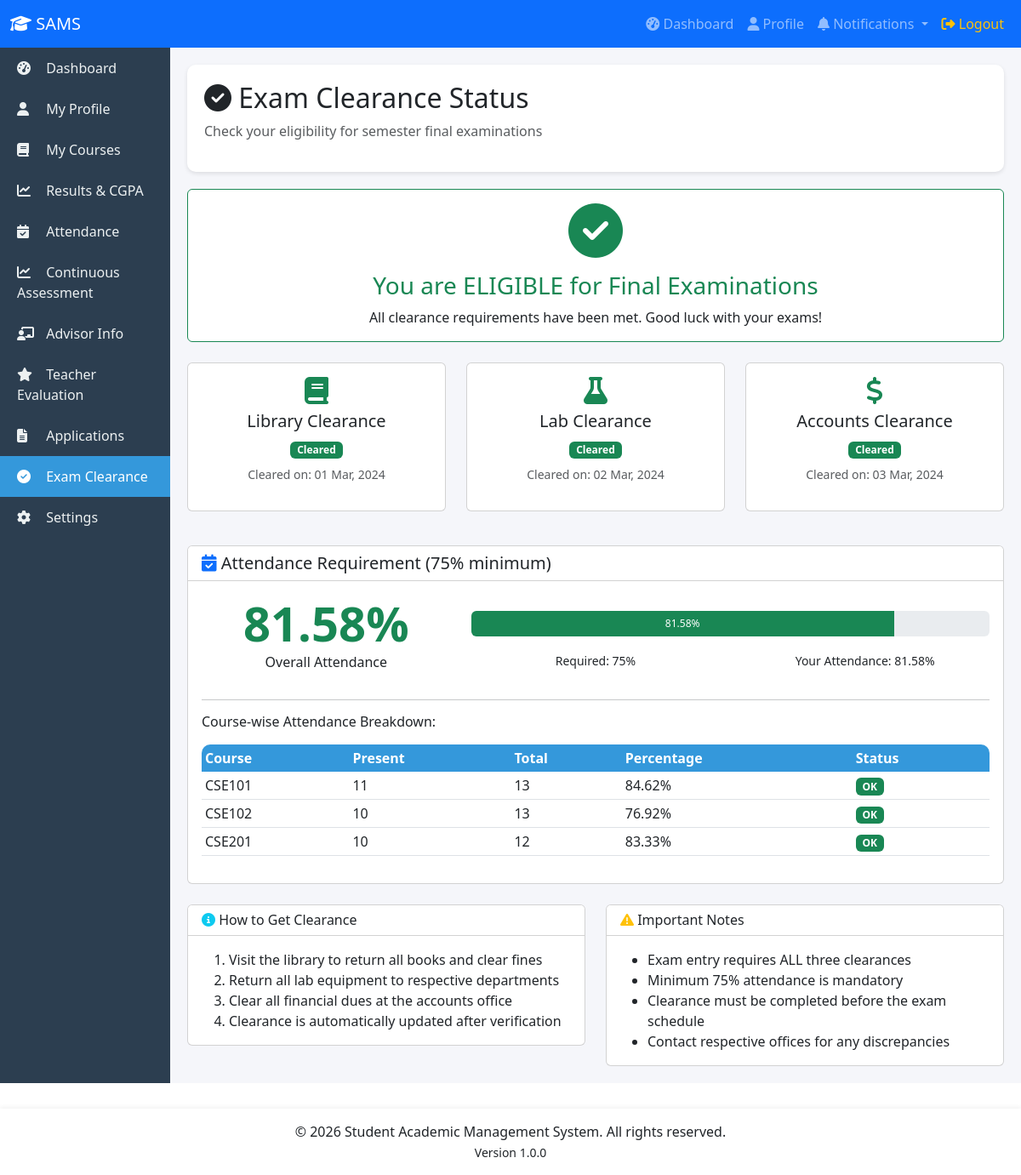
Screenshot of /student/clearance.php (signed in) with the database file from the repository.
### tables this page shows
CREATE TABLE exam_clearance (
    clearance_id INT AUTO_INCREMENT PRIMARY KEY,
    student_id INT NOT NULL,
    semester_id INT NOT NULL,
    library_clearance BOOLEAN DEFAULT FALSE,
    library_clearance_date DATE,
    lab_clearance BOOLEAN DEFAULT FALSE,
    lab_clearance_date DATE,
    accounts_clearance BOOLEAN DEFAULT FALSE,
    accounts_clearance_date DATE,
    status ENUM('cleared', 'not cleared') GENERATED ALWAYS AS (
        CASE 
            WHEN library_clearance = TRUE 
             AND lab_clearance = TRUE 
             AND accounts_clearance = TRUE 
            THEN 'cleared'
            ELSE 'not cleared'
        END
    ) STORED,
    created_at TIMESTAMP DEFAULT CURRENT_TIMESTAMP,
    updated_at TIMESTAMP DEFAULT CURRENT_TIMESTAMP ON UPDATE CURRENT_TIMESTAMP,
    UNIQUE KEY unique_clearance (student_id, semester_id),
    FOREIGN KEY (student_id) REFERENCES student(student_id) ON DELETE CASCADE ON UPDATE CASCADE,
    FOREIGN KEY (semester_id) REFERENCES semester(semester_id) ON DELETE CASCADE ON UPDATE CASCADE,
    INDEX idx_clearance_student (student_id)
);

### config/database.php (called while the page is built, shortened)
<?php
class Database {
    private static $instance = null;
    private $pdo;
    private function __construct() {
        try {
            $this->pdo = new PDO(
                "mysql:host=" . DB_HOST . ";dbname=" . DB_NAME . ";charset=utf8mb4",
                DB_USER,
                DB_PASS,
                [
                    PDO::ATTR_ERRMODE => PDO::ERRMODE_EXCEPTION,
                    PDO::ATTR_DEFAULT_FETCH_MODE => PDO::FETCH_ASSOC,
                    PDO::ATTR_EMULATE_PREPARES => false
                ]
            );
        } catch(PDOException $e) {
            die("Database Connection Failed: " . $e->getMessage());
        }
    }
    public static function getInstance() {
        if (self::$instance === null) {
            self::$instance = new Database();
        }
        return self::$instance;
    }
    public function getConnection() {
        return $this->pdo;
    }
}
function dbQuery($sql, $params = []) {
    $db = Database::getInstance()->getConnection();
    $stmt = $db->prepare($sql);
    $stmt->execute($params);
    return $stmt;
}
function dbGetRow($sql, $params = []) {
    $stmt = dbQuery($sql, $params);
    return $stmt->fetch();
}
function dbGetAll($sql, $params = []) {
    $stmt = dbQuery($sql, $params);
    return $stmt->fetchAll();
}
?>

### includes/functions.php (called while the page is built, shortened)
<?php
function formatDate($date, $format = DATE_FORMAT) {
    return ($date && $date != '0000-00-00') ? date($format, strtotime($date)) : 'N/A';
}
function getCurrentSemester() {
    return dbGetRow("SELECT semester_id, name, year FROM semester WHERE is_current = 1 LIMIT 1");
}
?>

### student/clearance.php (the view, shortened to what this page needs)
<?php
$student_id = $_SESSION['user_id'];
$current_semester = getCurrentSemester();
$current_semester_id = $current_semester ? $current_semester['semester_id'] : null;
$clearance = null;
if ($current_semester_id) {
    $clearance = dbGetRow("
        SELECT * FROM exam_clearance
        WHERE student_id = ? AND semester_id = ?
    ", [$student_id, $current_semester_id]);
}
$attendance_summary = [];
if ($current_semester_id) {
    $attendance_summary = dbGetAll("
        SELECT
            c.course_code,
            c.course_title,
            COUNT(a.attendance_id) as total_classes,
            COUNT(CASE WHEN a.status = 'present' THEN 1 END) as present_classes,
            ROUND(100.0 * COUNT(CASE WHEN a.status = 'present' THEN 1 END) / COUNT(*), 2) as percentage
        FROM attendance a
        JOIN course c ON a.course_id = c.course_id
        WHERE a.student_id = ? AND a.semester_id = ?
        GROUP BY a.course_id
    ", [$student_id, $current_semester_id]);
}
$total_classes = 0;
$present_classes = 0;
foreach ($attendance_summary as $att) {
    $total_classes += $att['total_classes'];
    $present_classes += $att['present_classes'];
}
$overall_attendance = $total_classes > 0 ? round(($present_classes / $total_classes) * 100, 2) : 100;
$attendance_eligible = $overall_attendance >= 75;
$clearance_eligible = $clearance && $clearance['library_clearance'] && $clearance['lab_clearance'] && $clearance['accounts_clearance'];
$exam_eligible = $attendance_eligible && $clearance_eligible;
?>
<?php include '../includes/header.php'; ?>
<div class="page-header">
    <h2><i class="fas fa-check-circle"></i> Exam Clearance Status</h2>
    <p class="text-muted">Check your eligibility for semester final examinations</p>
</div>
<div class="row mb-4">
    <div class="col-md-12">
        <div class="card text-center <?php echo $exam_eligible ? 'border-success' : 'border-danger'; ?>">
            <div class="card-body">
                <?php if ($exam_eligible): ?>
                    <i class="fas fa-check-circle fa-4x text-success mb-3"></i>
                    <h3 class="text-success">You are ELIGIBLE for Final Examinations</h3>
                    <p class="mb-0">All clearance requirements have been met. Good luck with your exams!</p>
                <?php else: ?>
                    <i class="fas fa-times-circle fa-4x text-danger mb-3"></i>
                    <h3 class="text-danger">NOT ELIGIBLE for Final Examinations</h3>
                    <p class="mb-0">Please complete the pending requirements below.</p>
                <?php endif; ?>
            </div>
        </div>
    </div>
</div>
<div class="row mb-4">
    <div class="col-md-4 mb-3">
        <div class="card h-100">
            <div class="card-body text-center">
                <i class="fas fa-book fa-2x <?php echo ($clearance && $clearance['library_clearance']) ? 'text-success' : 'text-danger'; ?> mb-2"></i>
                <h5>Library Clearance</h5>
                <?php if ($clearance && $clearance['library_clearance']): ?>
                    <span class="badge bg-success">Cleared</span>
                    <p class="small text-muted mt-2">Cleared on: <?php echo formatDate($clearance['library_clearance_date']); ?></p>
                <?php else: ?>
                    <span class="badge bg-danger">Pending</span>
                    <p class="small text-muted mt-2">Return all library books and clear dues</p>
                <?php endif; ?>
            </div>
        </div>
    </div>
    <div class="col-md-4 mb-3">
        <div class="card h-100">
            <div class="card-body text-center">
                <i class="fas fa-flask fa-2x <?php echo ($clearance && $clearance['lab_clearance']) ? 'text-success' : 'text-danger'; ?> mb-2"></i>
                <h5>Lab Clearance</h5>
                <?php if ($clearance && $clearance['lab_clearance']): ?>
                    <span class="badge bg-success">Cleared</span>
                    <p class="small text-muted mt-2">Cleared on: <?php echo formatDate($clearance['lab_clearance_date']); ?></p>
                <?php else: ?>
                    <span class="badge bg-danger">Pending</span>
                    <p class="small text-muted mt-2">Return lab equipment and clear dues</p>
                <?php endif; ?>
            </div>
        </div>
    </div>
    <div class="col-md-4 mb-3">
        <div class="card h-100">
            <div class="card-body text-center">
                <i class="fas fa-dollar-sign fa-2x <?php echo ($clearance && $clearance['accounts_clearance']) ? 'text-success' : 'text-danger'; ?> mb-2"></i>
                <h5>Accounts Clearance</h5>
                <?php if ($clearance && $clearance['accounts_clearance']): ?>
                    <span class="badge bg-success">Cleared</span>
                    <p class="small text-muted mt-2">Cleared on: <?php echo formatDate($clearance['accounts_clearance_date']); ?></p>
                <?php else: ?>
                    <span class="badge bg-danger">Pending</span>
                    <p class="small text-muted mt-2">Clear all financial dues</p>
                <?php endif; ?>
            </div>
        </div>
    </div>
</div>
<div class="card mb-4">
    <div class="card-header bg-white">
        <h5 class="mb-0"><i class="fas fa-calendar-check text-primary"></i> Attendance Requirement (75% minimum)</h5>
    </div>
    <div class="card-body">
        <div class="row align-items-center">
            <div class="col-md-4 text-center">
                <div class="display-4 fw-bold <?php echo $attendance_eligible ? 'text-success' : 'text-danger'; ?>">
                    <?php echo $overall_attendance; ?>%
                </div>
                <p>Overall Attendance</p>
            </div>
            <div class="col-md-8">
                <div class="progress" style="height: 30px;">
                    <div class="progress-bar <?php echo $attendance_eligible ? 'bg-success' : 'bg-danger'; ?>"
                         style="width: <?php echo min($overall_attendance, 100); ?>%">
                        <?php echo $overall_attendance; ?>%
                    </div>
                </div>
                <div class="row mt-3">
                    <div class="col-6 text-center">
                        <small>Required: 75%</small>
                    </div>
                    <div class="col-6 text-center">
                        <small>Your Attendance: <?php echo $overall_attendance; ?>%</small>
                    </div>
                </div>
            </div>
        </div>
        <?php if (!empty($attendance_summary)): ?>
        <hr>
        <h6>Course-wise Attendance Breakdown:</h6>
        <div class="table-responsive mt-3">
            <table class="table table-sm">
                <thead>
                    <tr>
                        <th>Course</th>
                        <th>Present</th>
                        <th>Total</th>
                        <th>Percentage</th>
                        <th>Status</th>
                    </tr>
                </thead>
                <tbody>
                    <?php foreach ($attendance_summary as $att): ?>
                    <tr>
                        <td><?php echo $att['course_code']; ?></td>
                        <td><?php echo $att['present_classes']; ?></td>
                        <td><?php echo $att['total_classes']; ?></td>
                        <td><?php echo $att['percentage']; ?>%</td>
                        <td>
                            <?php if ($att['percentage'] >= 75): ?>
                                <span class="badge bg-success">OK</span>
                            <?php else: ?>
                                <span class="badge bg-danger">Shortage</span>
                            <?php endif; ?>
                        </td>
                    </tr>
                    <?php endforeach; ?>
                </tbody>
            </table>
        </div>
        <?php endif; ?>
    </div>
</div>
<div class="row mt-4">
    <div class="col-md-6">
        <div class="card">
            <div class="card-header bg-white">
                <h6 class="mb-0"><i class="fas fa-info-circle text-info"></i> How to Get Clearance</h6>
            </div>
            <div class="card-body">
                <ol class="mb-0">
                    <li>Visit the library to return all books and clear fines</li>
                    <li>Return all lab equipment to respective departments</li>
                    <li>Clear all financial dues at the accounts office</li>
                    <li>Clearance is automatically updated after verification</li>
                </ol>
            </div>
        </div>
    </div>
    <div class="col-md-6">
        <div class="card">
            <div class="card-header bg-white">
                <h6 class="mb-0"><i class="fas fa-exclamation-triangle text-warning"></i> Important Notes</h6>
            </div>
            <div class="card-body">
                <ul class="mb-0">
                    <li>Exam entry requires ALL three clearances</li>
                    <li>Minimum 75% attendance is mandatory</li>
                    <li>Clearance must be completed before the exam schedule</li>
                    <li>Contact respective offices for any discrepancies</li>
                </ul>
            </div>
        </div>
    </div>
</div>
<?php include '../includes/footer.php'; ?>

### assets/style.css (style rules this page uses)
.table-responsive { border-radius: 10px; overflow: hidden; }
.table thead th { background: #3498db; color: white; border: none; }

### includes/header.php (style rules this page uses)
.page-header { background: white; padding: 20px; border-radius: 10px; margin-bottom: 20px; box-shadow: 0 2px 5px rgba(0,0,0,0.1); }

### rows the page displays
exam_clearance: library_clearance_date "01 Mar, 2024", lab_clearance_date "02 Mar, 2024", accounts_clearance_date "03 Mar, 2024"

### other values shown
APP_SHORT_NAME "SAMS"
$overall_attendance "81.58"
$att['course_code'] "CSE101"
$att['present_classes'] "11"
$att['total_classes'] "13"
$att['percentage'] "84.62"
$att['course_code'] "CSE102"
$att['present_classes'] "10"
$att['percentage'] "76.92"
$att['course_code'] "CSE201"
$att['total_classes'] "12"
$att['percentage'] "83.33"
APP_YEAR "2026"
APP_NAME "Student Academic Management System"
APP_VERSION "1.0.0"
